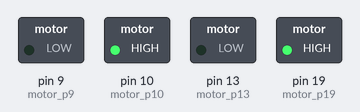
Bench run of a sketch on a simulated Arduino Uno, built with avr-gcc and run on an emulated ATmega328P. On the bench: switched loads named in the sketch (green lamp = pin HIGH).

Above: at 0.1 s.
Timing chart, 0 to 1.6 s (numbered marks = the images above):
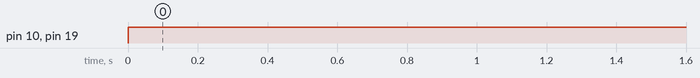

The sketch:

_22NovMOTERESCorrientePSD.ino
```cpp
/* Noviembre 22, 2018.
 * Con esto podemos verificar si las fallas eran
 * por la corriente entregada por las pilas
 */
#define motor_p9 9
#define motor_p10 10

#define motor_p19 19
#define motor_p13 13

int value = 70;
int valueGiro = 100;
int valueAsesinar = 150;
//Se usara PWD hasta que se estrablezca bien la comunicación.

void setup() {
  pinMode(motor_p9, OUTPUT);
  pinMode(motor_p10, OUTPUT);
  pinMode(motor_p19, OUTPUT);
  pinMode(motor_p13, OUTPUT);
}

void loop() {
  digitalWrite(motor_p9, 0);
  digitalWrite(motor_p10, 1);

  digitalWrite(motor_p13,0);
  digitalWrite(motor_p19, 1);
}
```

Measured:
- by itself, pin 10 (motor_p10), pin 19 (motor_p19): LOW → HIGH at 0.00 s
